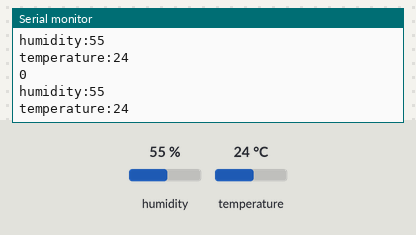
Recording of a sketch running on a simulated ESP8266 (NodeMCU). Shown: the last lines printed to the serial monitor. The inputs (shaded band) are chosen by the test bench; at power-on: humidity 55 %, temperature 24 °C.

Above: at 1.2 s.
1.3 s: humidity set to 22 %
At 2.2 s:
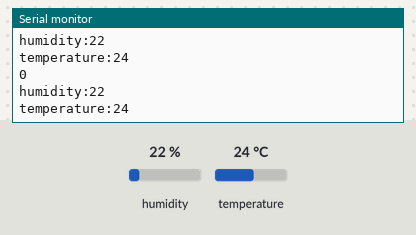
2.8 s: temperature set to 12 °C
At 3.8 s:
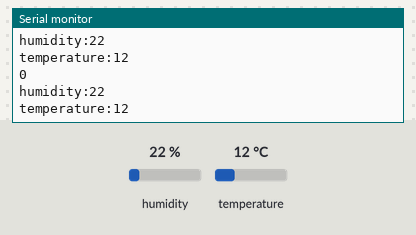
4.3 s: humidity set to 40 %
At 4.9 s:
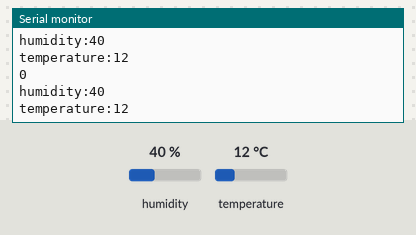
Timing chart, 0 to 7.3 s (numbered marks = the images above; inputs shaded):
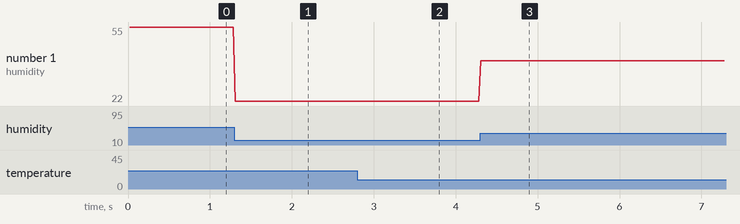

Measured:
- after the input at 1.3 s, the serial monitor: prints a new line at once (image 1)
- after the input at 2.8 s, the serial monitor: prints a new line at once (image 2)
- after the input at 4.3 s, the serial monitor: prints a new line at once (image 3)
- plotted number 1: 55 → 22 after the input at 1.3 s, 22 → 40 after the input at 4.3 s

The sketch:

humidity_sensor.ino
```cpp
#include<DHTStable.h>
DHTStable dh;
#define dhtval D5
int hum;
int temp;
void setup() {
  // put your setup code here, to run once:
  Serial.begin(115200);


}

void loop() {
  // put your main code here, to run repeatedly:
 int d=dh.read11(dhtval);
 Serial.println(d);
 hum=dh.getHumidity();
 Serial.print("humidity:");
 Serial.println(hum);
 temp=dh.getTemperature();
 Serial.print("temperature:");
 Serial.println(temp);
}
```
